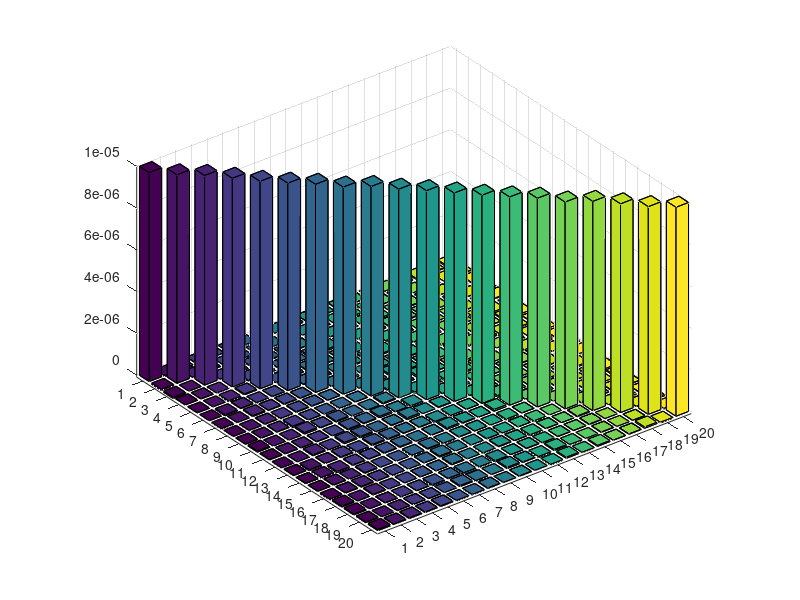

Write the MATLAB code that produced this figure.
%Estymator najmniejszych kwadratów

clear all;
close all;
D = 20;
mu = 0;
sigmaX = 1;
sigmaZ = 1;
mu = ones(1,D)*mu;
N = 100000;

sigma = eye(D)*sigmaX;
rng('default')  % For reproducibility
X = mvnrnd(mu,sigma,N);
a = [1,4,7,3,2,6,1,9,3,2,1,5,4,7,4,3,9,0,1,2];

Z = zeros(N,1);
for i=1:length(Z)
   Z(i) = normrnd(0,sigmaZ); 
end

Y = X * a' + Z;

estymA = (X'*X)^(-1)*X'*Y;

covEstym = sigmaZ * (X'*X)^(-1)
bar3(covEstym)